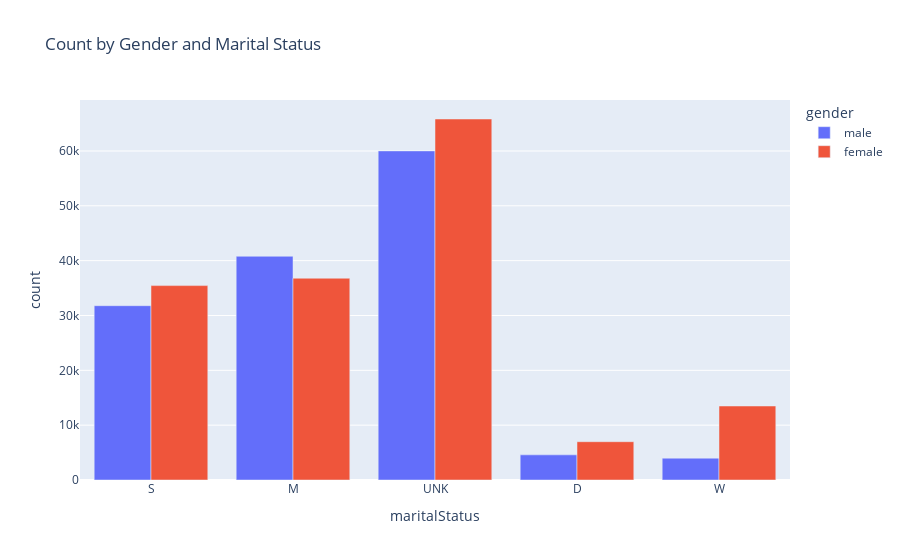

Notebook code for this chart:
### Markdown cell above
#### Gender & Marital Status Grouped Bar Chart

### Code cell
gender_marital_status_count_df = fm_patient.groupBy("gender", "maritalStatus").count()
fig_patient_gender_marital_status = px.bar(
    gender_marital_status_count_df.toPandas(), 
    x='maritalStatus', 
    y='count', 
    color='gender', 
    title='Count by Gender and Marital Status', 
    barmode='group'
)
fig_patient_gender_marital_status.show()

### Figure 1 — Plotly figure (JSON) as saved in the notebook; plotly's stock layout.template omitted (floating-point values rounded to 4 significant figures)
{"data": [{"alignmentgroup": "True", "hovertemplate": "gender=male<br>maritalStatus=%{x}<br>count=%{y}<extra></extra>", "legendgroup": "male", "marker": {"color": "#636efa", "pattern": {"shape": ""}}, "name": "male", "offsetgroup": "male", "orientation": "v", "showlegend": true, "textposition": "auto", "type": "bar", "x": ["S", "M", "UNK", "D", "W"], "xaxis": "x", "y": [31784, 40797, 60012, 4586, 3980], "yaxis": "y"}, {"alignmentgroup": "True", "hovertemplate": "gender=female<br>maritalStatus=%{x}<br>count=%{y}<extra></extra>", "legendgroup": "female", "marker": {"color": "#EF553B", "pattern": {"shape": ""}}, "name": "female", "offsetgroup": "female", "orientation": "v", "showlegend": true, "textposition": "auto", "type": "bar", "x": ["S", "M", "D", "UNK", "W"], "xaxis": "x", "y": [35451, 36794, 6983, 65831, 13494], "yaxis": "y"}], "layout": {"barmode": "group", "legend": {"title": {"text": "gender"}, "tracegroupgap": 0}, "title": {"text": "Count by Gender and Marital Status"}, "xaxis": {"anchor": "y", "domain": [0, 1], "title": {"text": "maritalStatus"}}, "yaxis": {"anchor": "x", "domain": [0, 1], "title": {"text": "count"}}}}
